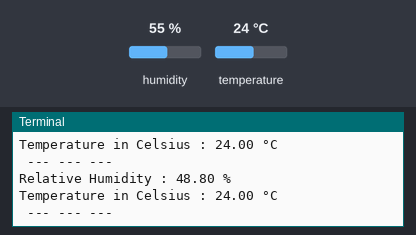
Recording of a program running on a simulated Raspberry Pi (BCM pin numbers). Parts: the last lines printed to the terminal. The test bench sets the inputs (shaded band); at power-on: humidity 55 %, temperature 24 °C.

Above: at 1.5 s.
1.6 s: humidity set to 22 %
At 2.55 s:
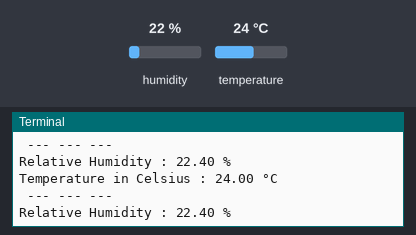
3.1 s: temperature set to 12 °C
At 3.17 s:
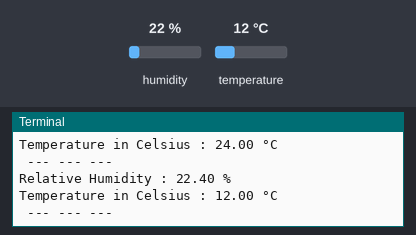
4.6 s: humidity set to 40 %
At 5.41 s:
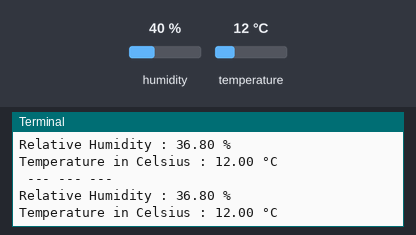
Timing chart, 0 to 7.6 s (numbered marks = the images above; inputs shaded):
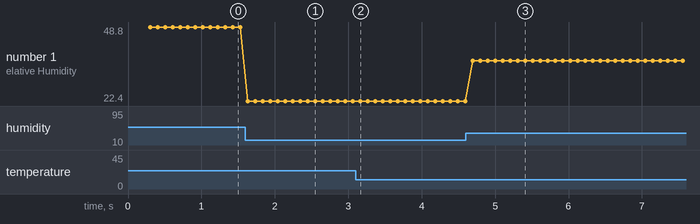

The program:

sht30.py
```python
# !/usr/bin/env python
# -*- coding:utf-8 -*-
'''md
    Distributed with a free-will license.
    Use it any way you want, profit or free, provided it fits in the licenses of its associated works.
    This code is designed to work with the SHT30_I2CS I2C Mini Module available from ControlEverything.com.
    https://www.controleverything.com/content/Humidity?sku=SHT30_I2CS#tabs-0-product_tabset-2
    https://github.com/costastf/temperature_sensor_mqtt
'''
__version__ = '0.0.1'
__author__ = 'Postrantor'
__license__ = "Apache License 2.0. https://www.apache.org/licenses/LICENSE-2.0"

# %% import
# Lib
# import smbus
import smbus2 as smbus
import time

# %% Constant
# I2C address of the device
SHT30_DEFAULT_ADDRESS = 0x44
# SHT30 Command Set
SHT30_MEAS_REP_STRETCH_EN = 0x2C  # Clock stretching enabled
SHT30_MEAS_HIGH_REP_STRETCH_EN = 0x06  # High repeatability measurement with clock stretching enabled
SHT30_MEAS_MED_REP_STRETCH_EN = 0x0D  # Medium repeatability measurement with clock stretching enabled
SHT30_MEAS_LOW_REP_STRETCH_EN = 0x10  # Low repeatability measurement with clock stretching enabled
SHT30_MEAS_REP_STRETCH_DS = 0x24  # Clock stretching disabled
SHT30_MEAS_HIGH_REP_STRETCH_DS = 0x00  # High repeatability measurement with clock stretching disabled
SHT30_MEAS_MED_REP_STRETCH_DS = 0x0B  # Medium repeatability measurement with clock stretching disabled
SHT30_MEAS_LOW_REP_STRETCH_DS = 0x16  # Low repeatability measurement with clock stretching disabled
SHT30_CMD_READSTATUS = 0xF32D  # Command to read out the status register
SHT30_CMD_CLEARSTATUS = 0x3041  # Command to clear the status register
SHT30_CMD_SOFTRESET = 0x30A2  # Soft reset command
SHT30_CMD_HEATERENABLE = 0x306D  # Heater enable command
SHT30_CMD_HEATERDISABLE = 0x3066  # Heater disable command

# %% Class


class SHT30():
    def __init__(self):
        self.bus = smbus.SMBus(1)  # get I2C bus
        self.write_command()
        time.sleep(0.3)
        self.read_data()

    def write_command(self):
        '''Select the temperature & humidity command from the given provided values'''
        COMMAND = [SHT30_MEAS_HIGH_REP_STRETCH_EN]
        self.bus.write_i2c_block_data(SHT30_DEFAULT_ADDRESS, SHT30_MEAS_REP_STRETCH_EN, COMMAND)

    def read_data(self):
        '''Read data back from device address, 6 bytes
        temp MSB, temp LSB, temp CRC, humidity MSB, humidity LSB, humidity CRC'''
        # [issue]:
        # smbus和smbus2的区别，需要指定一下起始的寄存器地址：0x00
        # smbus也可以这样写，这个参数应该是默认的，没有核实
        data = self.bus.read_i2c_block_data(SHT30_DEFAULT_ADDRESS, 0x00, 6)
        # Convert the data
        temp = data[0] * 256 + data[1]
        temp_C = -45 + (175 * temp / 65535.0)
        temp_F = -49 + (315 * temp / 65535.0)
        humidity = 100 * (data[3] * 256 + data[4]) / 65535.0
        return {'temp_C': temp_C, 'temp_F': temp_F, 'hum': humidity}

    def update(self):
        # [issue]:
        # 不能一直读取吗？
        self.write_command()
        time.sleep(0.3)
        result = self.read_data()
        return result

    def update_test(self):
        while True:
            self.write_command()
            # time.sleep(0.3)
            result = self.read_data()
            print('Relative Humidity : %.2f %%' % (result['hum']))
            print('Temperature in Celsius : %.2f °C' % (result['temp_C']))
            print(' --- --- ---')
            time.sleep(0.1)

# %%


def main():
    sht30 = SHT30()
    sht30.update_test()
    # sht30.update()


if __name__ == '__main__':
    main()
```

Measured:
- after the input at 1.6 s, the terminal: prints a new line at once (image 1)
- after the input at 3.1 s, the terminal: prints a new line after 0.06 s (image 2)
- after the input at 4.6 s, the terminal: prints a new line after 0.09 s (image 3)
- plotted number 1: 48.8 → 22.4 after the input at 1.6 s, 22.4 → 36.8 after the input at 4.6 s
